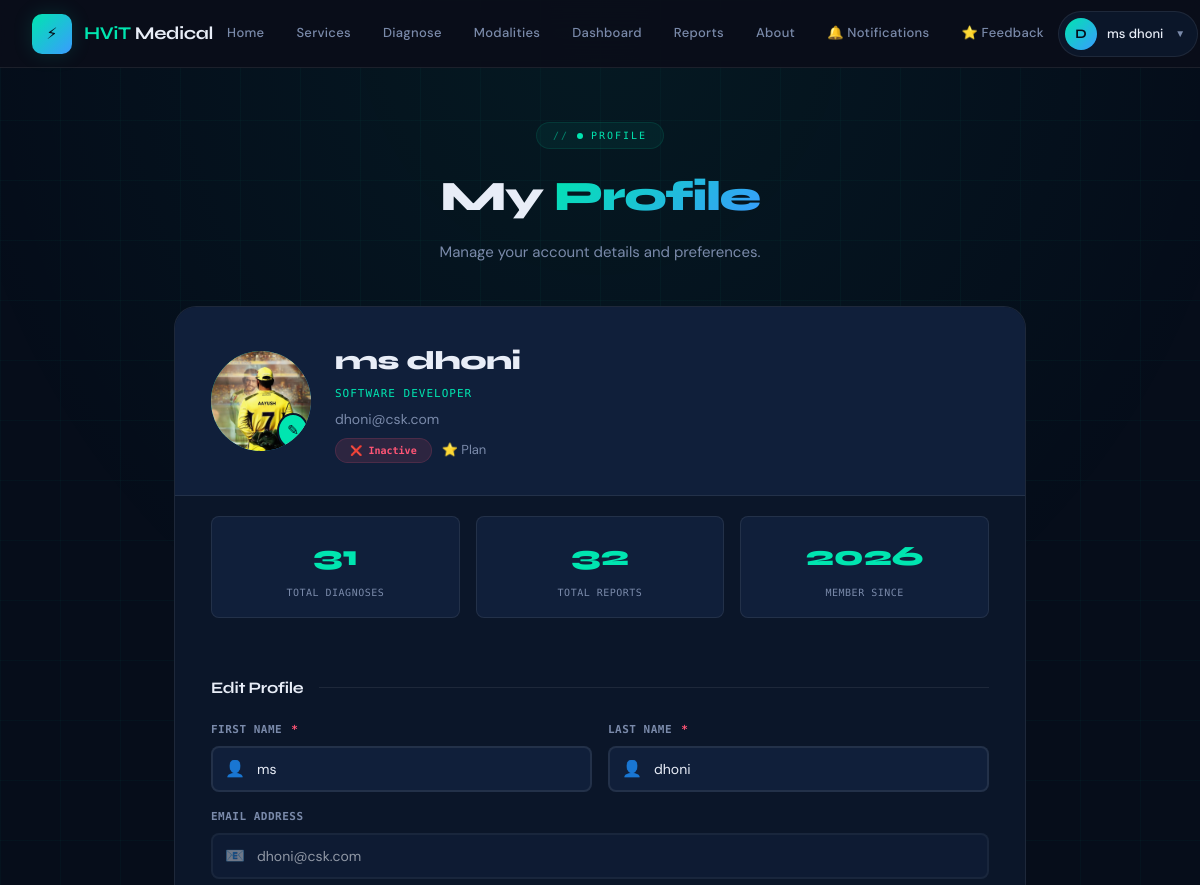
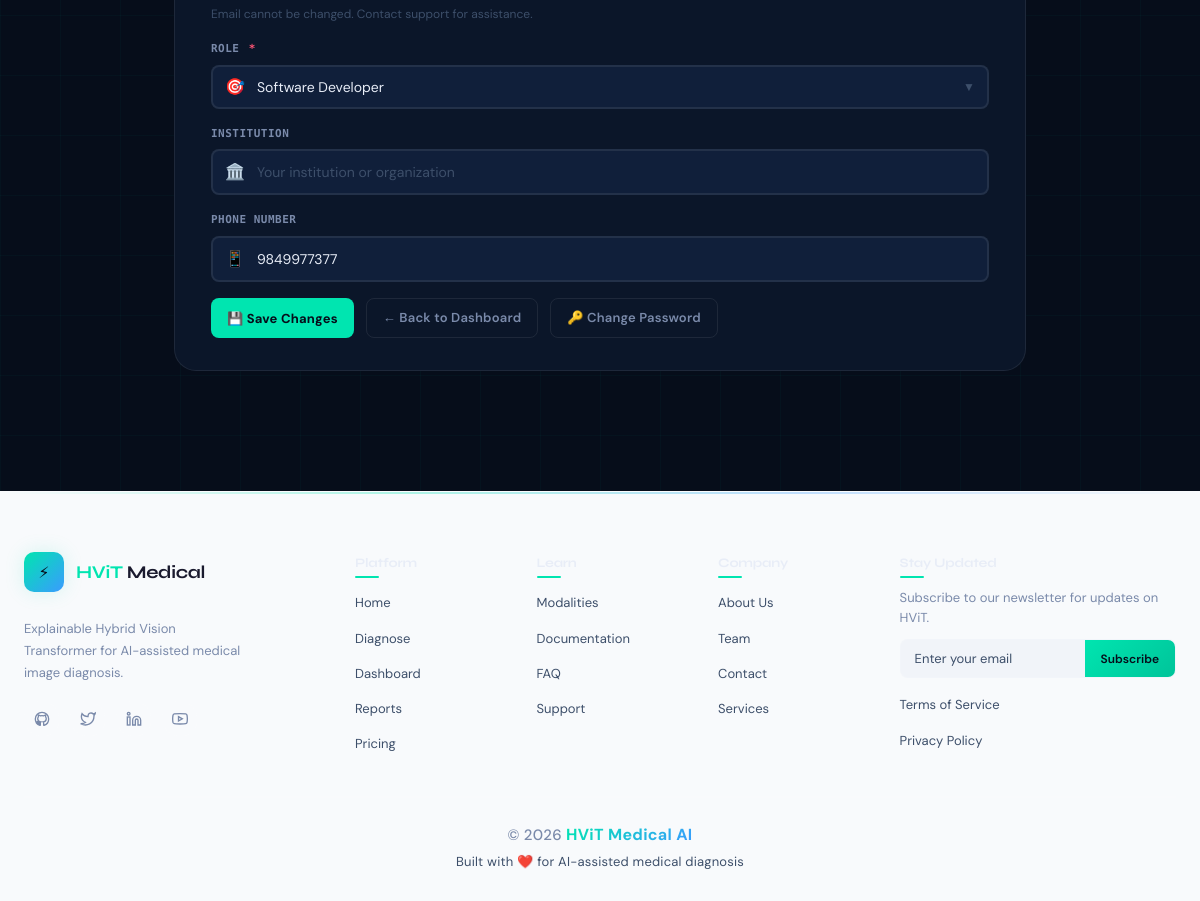
The app's page /profile/ (signed in) with its own data (2 pictures, top to bottom).
### Diagnosis/models.py (models this page shows, shortened)
class UserProfile(models.Model):
    ROLE_CHOICES = [
        ('researcher', 'Researcher'),
        ('clinician', 'Clinician'),
        ('student', 'Student'),
        ('admin', 'Administrator'),
    ]
    user = models.OneToOneField(
        User,
        on_delete=models.CASCADE,
        related_name='profile'
    )
    role = models.CharField(max_length=50, choices=ROLE_CHOICES, default='researcher')
    institution = models.CharField(max_length=200, blank=True, null=True)
    phone = models.CharField(max_length=20, blank=True, null=True)
    profile_picture = models.ImageField(upload_to='profiles/', blank=True, null=True)
    subscription_plan = models.CharField(max_length=50, default='free')
    subscription_expiry = models.DateTimeField(null=True, blank=True)
    is_subscribed = models.BooleanField(default=False)
    total_diagnoses = models.IntegerField(default=0)
    total_reports = models.IntegerField(default=0)
    created_at = models.DateTimeField(auto_now_add=True)
    updated_at = models.DateTimeField(auto_now=True)
    class Meta:
        verbose_name = 'User Profile'
        verbose_name_plural = 'User Profiles'

### Diagnosis/views.py (the view, shortened to what this page needs)
# urls.py: path('profile/', views.profile_view, name='profile'),
@login_required
def profile_view(request):
    profile = get_user_profile(request.user)
    context = {
        'user': request.user,
        'profile': profile,
        'role_display': profile.get_role_display(),
    }
    return render(request, 'Diagnosis/profile.html', context)

### Diagnosis/views.py (called while the page is built)
def get_user_profile(user):
    try:
        return user.profile
    except UserProfile.DoesNotExist:
        return UserProfile.objects.create(user=user)

### templates/Diagnosis/profile.html (shortened to what this page needs)
{% load static %}
<!DOCTYPE html>
<html lang="en">
<head>
    <link rel="stylesheet" href="{% static 'css/shared.css' %}"/>
</head>
<body>
    {% include 'includes/nav.html' %}
    <div class="profile-page">
        <div class="container">
            <div class="page-header reveal">
                <div class="section-tag">
                    <span class="pulse-dot"></span>
                    Profile
                </div>
                <h1 class="page-title">My <span class="gradient-text">Profile</span></h1>
                <p class="page-desc">Manage your account details and preferences.</p>
            </div>
            <div class="profile-card reveal">
                <div class="profile-header">
                    <div class="profile-avatar" id="avatarContainer">
                        {% if profile.profile_picture %}
                            <img src="{{ profile.profile_picture.url }}" alt="{{ user.username }}" class="avatar-image" id="avatarImage">
                        {% else %}
                            <span class="avatar-placeholder" id="avatarPlaceholder">
                                {{ user.first_name|slice:":1" }}{{ user.last_name|slice:":1"|default:user.username|slice:":1" }}
                            </span>
                        {% endif %}
                        <span class="avatar-badge" onclick="document.getElementById('avatarUpload').click()">✎</span>
                    </div>
                    <div class="profile-name">
                        <h2>{{ user.get_full_name|default:user.username }}</h2>
                        <div class="profile-role">
                            {% if profile.role == 'medical_student' %}Medical Student
                            {% elif profile.role == 'resident' %}Resident / Fellow
                            {% elif profile.role == 'radiologist' %}Radiologist
                            {% elif profile.role == 'researcher' %}Researcher
                            {% elif profile.role == 'data_scientist' %}Data Scientist
                            {% elif profile.role == 'software_developer' %}Software Developer
                            {% elif profile.role == 'educator' %}Educator / Professor
                            {% elif profile.role == 'other' %}Other
                            {% else %}Researcher{% endif %}
                        </div>
                        <div class="profile-email">{{ user.email }}</div>
                        <div class="profile-subscription">
                            {% if is_subscribed %}
                                <span class="sub-badge active">✅ Active</span>
                            {% else %}
                                <span class="sub-badge inactive">❌ Inactive</span>
                            {% endif %}
                            <span class="sub-plan">⭐ {{ subscription|title }} Plan</span>
                        </div>
                    </div>
                </div>
                <div style="padding:20px 36px 0;">
                    <div class="stats-grid">
                        <div class="stat-box">
                            <div class="stat-number">{{ profile.total_diagnoses|default:0 }}</div>
                            <div class="stat-label">Total Diagnoses</div>
                        </div>
                        <div class="stat-box">
                            <div class="stat-number">{{ profile.total_reports|default:0 }}</div>
                            <div class="stat-label">Total Reports</div>
                        </div>
                        <div class="stat-box">
                            <div class="stat-number">{{ user.date_joined|date:"Y" }}</div>
                            <div class="stat-label">Member Since</div>
                        </div>
                    </div>
                </div>
                <div class="profile-body">
                    <div class="form-section-title">
                        Edit Profile
                        <span class="section-divider"></span>
                    </div>
                    <form method="post" enctype="multipart/form-data" id="profileForm">
                        <div class="form-row">
                            <div class="form-group">
                                <label for="first_name">First Name <span class="required">*</span></label>
                                <div class="input-wrapper">
                                    <span class="input-icon">👤</span>
                                    <input type="text" id="first_name" name="first_name" value="{{ user.first_name }}" required>
                                </div>
                            </div>
                            <div class="form-group">
                                <label for="last_name">Last Name <span class="required">*</span></label>
                                <div class="input-wrapper">
                                    <span class="input-icon">👤</span>
                                    <input type="text" id="last_name" name="last_name" value="{{ user.last_name }}" required>
                                </div>
                            </div>
                        </div>
                        <div class="form-group">
                            <label for="email">Email Address</label>
                            <div class="input-wrapper">
                                <span class="input-icon">📧</span>
                                <input type="email" id="email" value="{{ user.email }}" disabled style="opacity:0.6;cursor:not-allowed;">
                            </div>
                            <div style="font-size:12px;color:var(--text-dim);margin-top:4px;">Email cannot be changed. Contact support for assistance.</div>
                        </div>
                        <div class="form-group">
                            <label for="role">Role <span class="required">*</span></label>
                            <div class="input-wrapper">
                                <span class="input-icon">🎯</span>
                                <select id="role" name="role" required>
                                    <option value="software_developer" {% if profile.role == 'software_developer' %}selected{% endif %}>Software Developer</option>
                                </select>
                                <span class="select-arrow">▼</span>
                            </div>
                        </div>
                        <div class="form-group">
                            <label for="institution">Institution</label>
                            <div class="input-wrapper">
                                <span class="input-icon">🏛️</span>
                                <input type="text" id="institution" name="institution" value="{{ profile.institution|default:'' }}" placeholder="Your institution or organization">
                            </div>
                        </div>
                        <div class="form-group">
                            <label for="phone">Phone Number</label>
                            <div class="input-wrapper">
                                <span class="input-icon">📱</span>
                                <input type="tel" id="phone" name="phone" value="{{ profile.phone|default:'' }}" placeholder="Your phone number">
                            </div>
                        </div>
                        <div class="profile-actions">
                            <button type="submit" class="btn btn-primary" id="saveBtn">
                                <span class="btn-text">💾 Save Changes</span>
                            </button>
                            <a href="{% url 'Diagnosis:dashboard' %}" class="btn btn-ghost">← Back to Dashboard</a>
                            <a href="{% url 'Diagnosis:change_password' %}" class="btn btn-ghost">🔑 Change Password</a>
                        </div>
                    </form>
                </div>
            </div>
        </div>
    </div>
    {% include 'includes/footer.html' %}
</body>
</html>

### templates/includes/nav.html (shortened to what this page needs)
{% load static %}
<nav>
  <div class="nav-logo">
    <a href="{% url 'Diagnosis:index' %}" style="display:flex;align-items:center;gap:12px;text-decoration:none;">
      <div class="logo-icon">⚡</div>
      <div class="logo-text"><span>HViT</span> Medical</div>
    </a>
  </div>
  <ul class="nav-links" id="navLinks">
    <li><a href="{% url 'Diagnosis:index' %}" {% if request.resolver_match.url_name == 'index' %}class="active"{% endif %}>Home</a></li>
    <li><a href="{% url 'Diagnosis:services' %}" {% if request.resolver_match.url_name == 'services' %}class="active"{% endif %}>Services</a></li>
    <li><a href="{% url 'Diagnosis:diagnose' %}" {% if request.resolver_match.url_name == 'diagnose' %}class="active"{% endif %}>Diagnose</a></li>
    <li><a href="{% url 'Diagnosis:modalities' %}" {% if request.resolver_match.url_name == 'modalities' %}class="active"{% endif %}>Modalities</a></li>
    {% if user.is_authenticated %}
      <li><a href="{% url 'Diagnosis:dashboard' %}" {% if request.resolver_match.url_name == 'dashboard' %}class="active"{% endif %}>Dashboard</a></li>
      <li><a href="{% url 'Diagnosis:reports' %}" {% if request.resolver_match.url_name == 'reports' %}class="active"{% endif %}>Reports</a></li>
    {% endif %}
    <li><a href="{% url 'Diagnosis:about' %}" {% if request.resolver_match.url_name == 'about' %}class="active"{% endif %}>About</a></li>
    {% if user.is_authenticated %}
      <li><a href="{% url 'Diagnosis:notifications' %}" class="notif-link" {% if request.resolver_match.url_name == 'notifications' %}class="active"{% endif %}>
        🔔 Notifications
      </a></li>
      <li><a href="{% url 'Diagnosis:feedback' %}" {% if request.resolver_match.url_name == 'feedback' %}class="active"{% endif %}>⭐ Feedback</a></li>
    {% endif %}
  </ul>
  <div class="nav-cta" id="navCta">
    {% if user.is_authenticated %}
      <div class="user-dropdown" id="userDropdown">
        <button class="user-dropdown-btn" id="userDropdownBtn">
          <div class="user-avatar">
            {{ user.username|first|upper }}
          </div>
          <span class="user-name">{{ user.get_full_name|default:user.username }}</span>
          <span class="dropdown-arrow">▼</span>
        </button>
      </div>
    {% else %}
      <a href="{% url 'Diagnosis:login' %}" class="btn btn-ghost">Login</a>
      <a href="{% url 'Diagnosis:register' %}" class="btn btn-primary">Get Started</a>
    {% endif %}
  </div>
</nav>

### static/css/shared.css (style rules this page uses)
:root { --bg: #060d1a; --bg2: #0b1629; --bg3: #101f3a; --surface: rgba(255,255,255,0.04); --border: rgba(255,255,255,0.08); --teal: #00e5b0; --teal-dim: #00c49a; --blue: #3a9bff; --violet: #7c6aff; --text: #e8edf7; --text-muted:#7a8aaa; --text-dim: #3d4f6a; --red: #ff5575; --yellow: #ffc947; --font-head: 'Syne', sans-serif; --font-body: 'DM Sans', sans-serif; --font-mono: 'DM Mono', monospace; --r-sm: 8px; --r-md: 14px; --r-lg: 22px; }
*, *::before, *::after { box-sizing: border-box; margin: 0; padding: 0; }
html { scroll-behavior: smooth; }
body { background: var(--bg); color: var(--text); font-family: var(--font-body); font-size: 16px; line-height: 1.7; overflow-x: hidden; }
a { color: inherit; text-decoration: none; }
img { max-width: 100%; display: block; }
nav { position: fixed; top:0; left:0; right:0; z-index:100; display: flex; align-items: center; justify-content: space-between; padding: 0 48px; height: 68px; background: rgba(6,13,26,0.92); backdrop-filter: blur(24px); border-bottom: 1px solid var(--border); transition: box-shadow 0.3s; }
.nav-logo { display:flex; align-items:center; gap:12px; }
.logo-icon { width:36px; height:36px; border-radius:10px; background:linear-gradient(135deg,var(--teal),var(--blue)); display:flex; align-items:center; justify-content:center; font-family:var(--font-mono); font-size:13px; color:var(--bg); }
.logo-text { font-family:var(--font-head); font-size:17px; font-weight:700; letter-spacing:-0.3px; }
.logo-text span { color:var(--teal); }
.nav-links { display:flex; align-items:center; gap:28px; list-style:none; }
.nav-links a { font-size:13px; color:var(--text-muted); letter-spacing:0.3px; transition:color 0.2s; position:relative; padding-bottom:2px; }
.nav-links a::after { content:''; position:absolute; bottom:-2px; left:0; right:0; height:1px; background:var(--teal); transform:scaleX(0); transition:transform 0.2s; transform-origin:left; }
.nav-cta { display:flex; align-items:center; gap:10px; }
.btn { display:inline-flex; align-items:center; gap:8px; padding:9px 20px; border-radius:var(--r-sm); font-family:var(--font-body); font-size:13.5px; font-weight:500; cursor:pointer; border:none; transition:all 0.2s; letter-spacing:0.2px; }
.btn-ghost { background:transparent; color:var(--text-muted); border:1px solid var(--border); }
.btn-primary { background:var(--teal); color:var(--bg); font-weight:600; }
.container { max-width:1180px; margin:0 auto; padding:0 32px; }
.section-divider { height:1px; background:var(--border); }
.section-tag { display:inline-flex; align-items:center; gap:8px; font-family:var(--font-mono); font-size:11px; color:var(--teal); letter-spacing:1.5px; text-transform:uppercase; margin-bottom:14px; }
.section-tag::before { content:'//'; opacity:0.5; }
.form-group { margin-bottom:18px; }
.form-row { display:grid; grid-template-columns:1fr 1fr; gap:16px; }
.input-icon { position:absolute; left:14px; top:50%; transform:translateY(-50%); color:var(--text-dim); font-size:15px; pointer-events:none; }
.reveal { opacity:0; transform:translateY(28px); transition:opacity 0.65s ease,transform 0.65s ease; }
.reveal.visible { opacity:1; transform:translateY(0); }
.mobile-menu a { color:var(--text-muted); font-size:15px; padding:10px 0; border-bottom:1px solid var(--border); display:block; }

### templates/includes/footer.html (style rules this page uses)
.logo-icon { width: 40px; height: 40px; background: linear-gradient(135deg, var(--teal), var(--blue)); border-radius: 10px; display: flex; align-items: center; justify-content: center; font-size: 18px; font-weight: 700; color: var(--bg); }
.logo-text { font-family: var(--font-head); font-size: 18px; font-weight: 700; color: var(--text); }

### records on screen
UserProfile: profile_picture (picture), total_diagnoses "31", total_reports "32", role "Software Developer", phone "9849977377"

### other values on screen
{{ user.username|first|upper }} "D"
{{ user.get_full_name|default:user.username }} "ms dhoni"
{{ user.email }} "dhoni@csk.com"
{{ user.date_joined|date:"Y" }} "2026"
